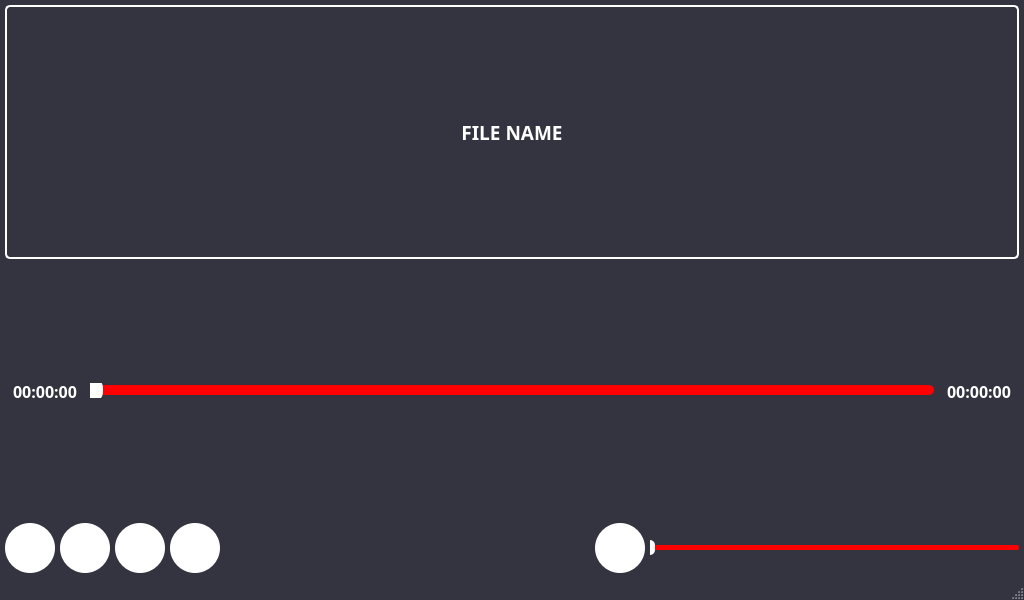
<?xml version="1.0" encoding="UTF-8"?>
<ui version="4.0">
 <class>AudioWindow</class>
 <widget class="QMainWindow" name="AudioWindow">
  <property name="geometry">
   <rect>
    <x>0</x>
    <y>0</y>
    <width>1024</width>
    <height>600</height>
   </rect>
  </property>
  <property name="windowTitle">
   <string>Audio Player</string>
  </property>
  <property name="styleSheet">
   <string notr="true">QMainWindow {
    background-color: rgb(52,51,64);
}
QLabel {
    color: rgb(255,255,255);
}</string>
  </property>
  <widget class="QWidget" name="centralwidget">
   <layout class="QVBoxLayout" name="verticalLayout">
    <property name="spacing">
     <number>5</number>
    </property>
    <property name="leftMargin">
     <number>5</number>
    </property>
    <property name="topMargin">
     <number>5</number>
    </property>
    <property name="rightMargin">
     <number>5</number>
    </property>
    <property name="bottomMargin">
     <number>5</number>
    </property>
    <item>
     <widget class="QLabel" name="label_File_Name">
      <property name="minimumSize">
       <size>
        <width>0</width>
        <height>40</height>
       </size>
      </property>
      <property name="font">
       <font>
        <family>Ubuntu Sans</family>
        <pointsize>14</pointsize>
        <bold>true</bold>
       </font>
      </property>
      <property name="styleSheet">
       <string notr="true">QLabel {
    color: rgb(255,255,255);
    border: 2px solid rgb(255,255,255);
    border-radius: 5px;
    padding: 5px;
}</string>
      </property>
      <property name="text">
       <string>FILE NAME</string>
      </property>
      <property name="alignment">
       <set>Qt::AlignmentFlag::AlignCenter</set>
      </property>
     </widget>
    </item>
    <item>
     <layout class="QHBoxLayout" name="timeLayout">
      <item>
       <widget class="QLabel" name="label_Current_Time">
        <property name="minimumSize">
         <size>
          <width>80</width>
          <height>40</height>
         </size>
        </property>
        <property name="font">
         <font>
          <family>Ubuntu Sans</family>
          <pointsize>12</pointsize>
          <bold>true</bold>
         </font>
        </property>
        <property name="text">
         <string>00:00:00</string>
        </property>
        <property name="alignment">
         <set>Qt::AlignmentFlag::AlignCenter</set>
        </property>
       </widget>
      </item>
      <item>
       <widget class="QSlider" name="horizontalSlider_Duration">
        <property name="styleSheet">
         <string notr="true">QSlider::groove:horizontal {
    height: 10px;
    background: red;
    border-radius: 5px;
}
QSlider::handle:horizontal {
    background: rgb(255,255,255);
    width: 20px;
    height: 20px;
    margin: -7px -7px;
    border-radius: 10px;
}</string>
        </property>
        <property name="orientation">
         <enum>Qt::Orientation::Horizontal</enum>
        </property>
       </widget>
      </item>
      <item>
       <widget class="QLabel" name="label_Total_Time">
        <property name="minimumSize">
         <size>
          <width>80</width>
          <height>40</height>
         </size>
        </property>
        <property name="font">
         <font>
          <family>Ubuntu Sans</family>
          <pointsize>12</pointsize>
          <bold>true</bold>
         </font>
        </property>
        <property name="text">
         <string>00:00:00</string>
        </property>
        <property name="alignment">
         <set>Qt::AlignmentFlag::AlignCenter</set>
        </property>
       </widget>
      </item>
     </layout>
    </item>
    <item>
     <layout class="QHBoxLayout" name="controlsLayout">
      <item>
       <widget class="QPushButton" name="pushButton_Seek_Backward">
        <property name="minimumSize">
         <size>
          <width>50</width>
          <height>50</height>
         </size>
        </property>
        <property name="styleSheet">
         <string notr="true">QPushButton {
    border: none;
    border-radius: 25px;
    background-color: rgb(255,255,255);
    color: rgb(52,51,64);
    padding: 0px;
}</string>
        </property>
        <property name="text">
         <string/>
        </property>
        <property name="iconSize">
         <size>
          <width>32</width>
          <height>32</height>
         </size>
        </property>
       </widget>
      </item>
      <item>
       <widget class="QPushButton" name="pushButton_Play_Pause">
        <property name="minimumSize">
         <size>
          <width>50</width>
          <height>50</height>
         </size>
        </property>
        <property name="styleSheet">
         <string notr="true">QPushButton {
    border: none;
    border-radius: 25px;
    background-color: rgb(255,255,255);
    color: rgb(52,51,64);
    padding: 0px;
}</string>
        </property>
        <property name="text">
         <string/>
        </property>
        <property name="iconSize">
         <size>
          <width>32</width>
          <height>32</height>
         </size>
        </property>
       </widget>
      </item>
      <item>
       <widget class="QPushButton" name="pushButton_Stop">
        <property name="minimumSize">
         <size>
          <width>50</width>
          <height>50</height>
         </size>
        </property>
        <property name="styleSheet">
         <string notr="true">QPushButton {
    border: none;
    border-radius: 25px;
    background-color: rgb(255,255,255);
    color: rgb(52,51,64);
    padding: 0px;
}</string>
        </property>
        <property name="text">
         <string/>
        </property>
        <property name="iconSize">
         <size>
          <width>32</width>
          <height>32</height>
         </size>
        </property>
       </widget>
      </item>
      <item>
       <widget class="QPushButton" name="pushButton_Seek_Forward">
        <property name="minimumSize">
         <size>
          <width>50</width>
          <height>50</height>
         </size>
        </property>
        <property name="styleSheet">
         <string notr="true">QPushButton {
    border: none;
    border-radius: 25px;
    background-color: rgb(255,255,255);
    color: rgb(52,51,64);
    padding: 0px;
}</string>
        </property>
        <property name="text">
         <string/>
        </property>
        <property name="iconSize">
         <size>
          <width>32</width>
          <height>32</height>
         </size>
        </property>
       </widget>
      </item>
      <item>
       <spacer name="horizontalSpacer">
        <property name="orientation">
         <enum>Qt::Orientation::Horizontal</enum>
        </property>
        <property name="sizeHint" stdset="0">
         <size>
          <width>40</width>
          <height>20</height>
         </size>
        </property>
       </spacer>
      </item>
      <item>
       <widget class="QPushButton" name="pushButton_Volume">
        <property name="minimumSize">
         <size>
          <width>50</width>
          <height>50</height>
         </size>
        </property>
        <property name="styleSheet">
         <string notr="true">QPushButton {
    border: none;
    border-radius: 25px;
    background-color: rgb(255,255,255);
    color: rgb(52,51,64);
    padding: 0px;
}</string>
        </property>
        <property name="text">
         <string/>
        </property>
        <property name="iconSize">
         <size>
          <width>32</width>
          <height>32</height>
         </size>
        </property>
       </widget>
      </item>
      <item>
       <widget class="QSlider" name="horizontalSlider_Volume">
        <property name="minimumSize">
         <size>
          <width>150</width>
          <height>0</height>
         </size>
        </property>
        <property name="styleSheet">
         <string notr="true">QSlider::groove:horizontal {
    height: 5px;
    background: red;
    border-radius: 2px;
}
QSlider::handle:horizontal {
    background: rgb(255,255,255);
    width: 10px;
    height: 20px;
    margin: -5px -5px;
    border-radius: 5px;
}</string>
        </property>
        <property name="orientation">
         <enum>Qt::Orientation::Horizontal</enum>
        </property>
       </widget>
      </item>
     </layout>
    </item>
   </layout>
  </widget>
  <widget class="QStatusBar" name="statusbar"/>
 </widget>
 <resources/>
 <connections/>
</ui>
